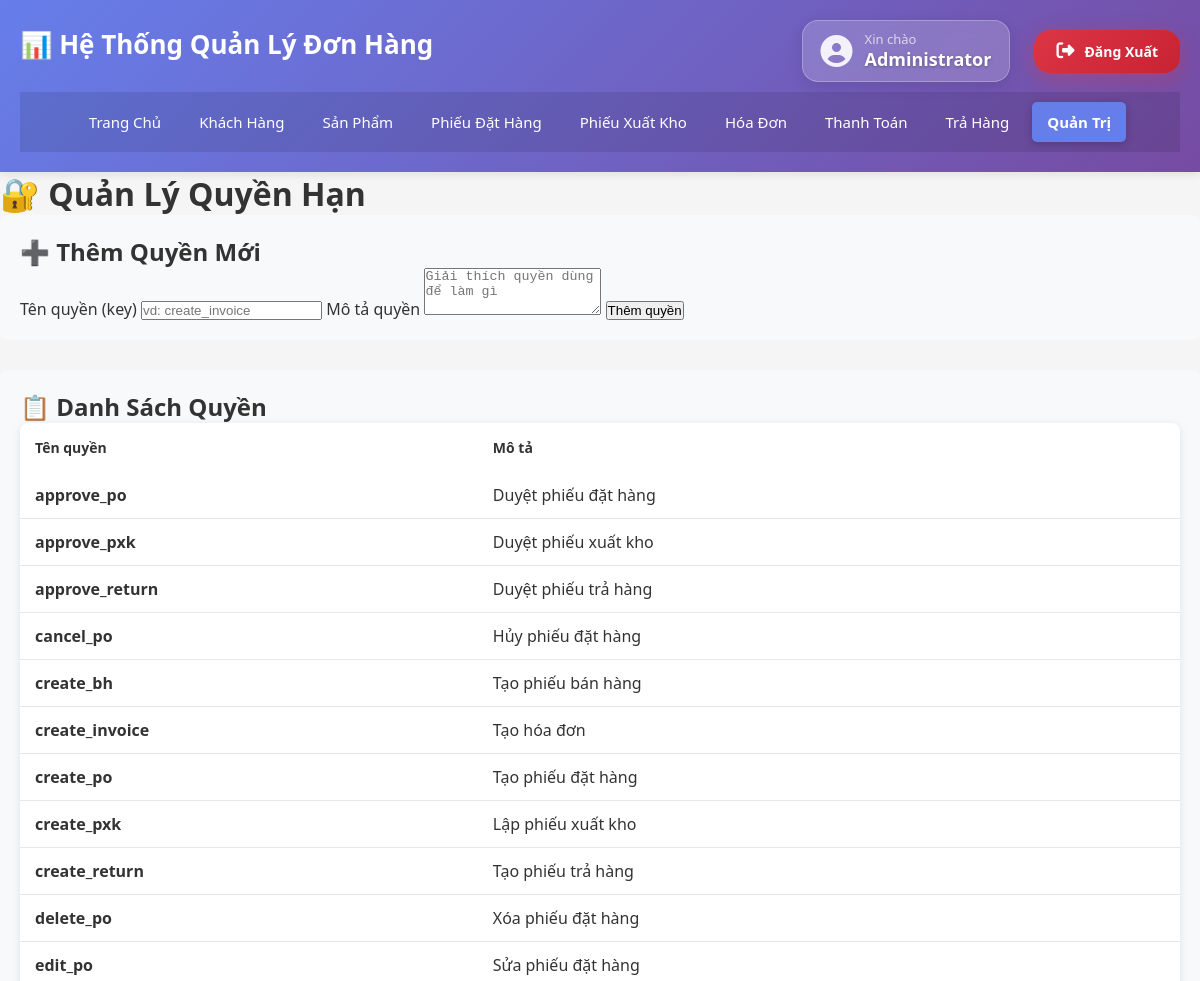
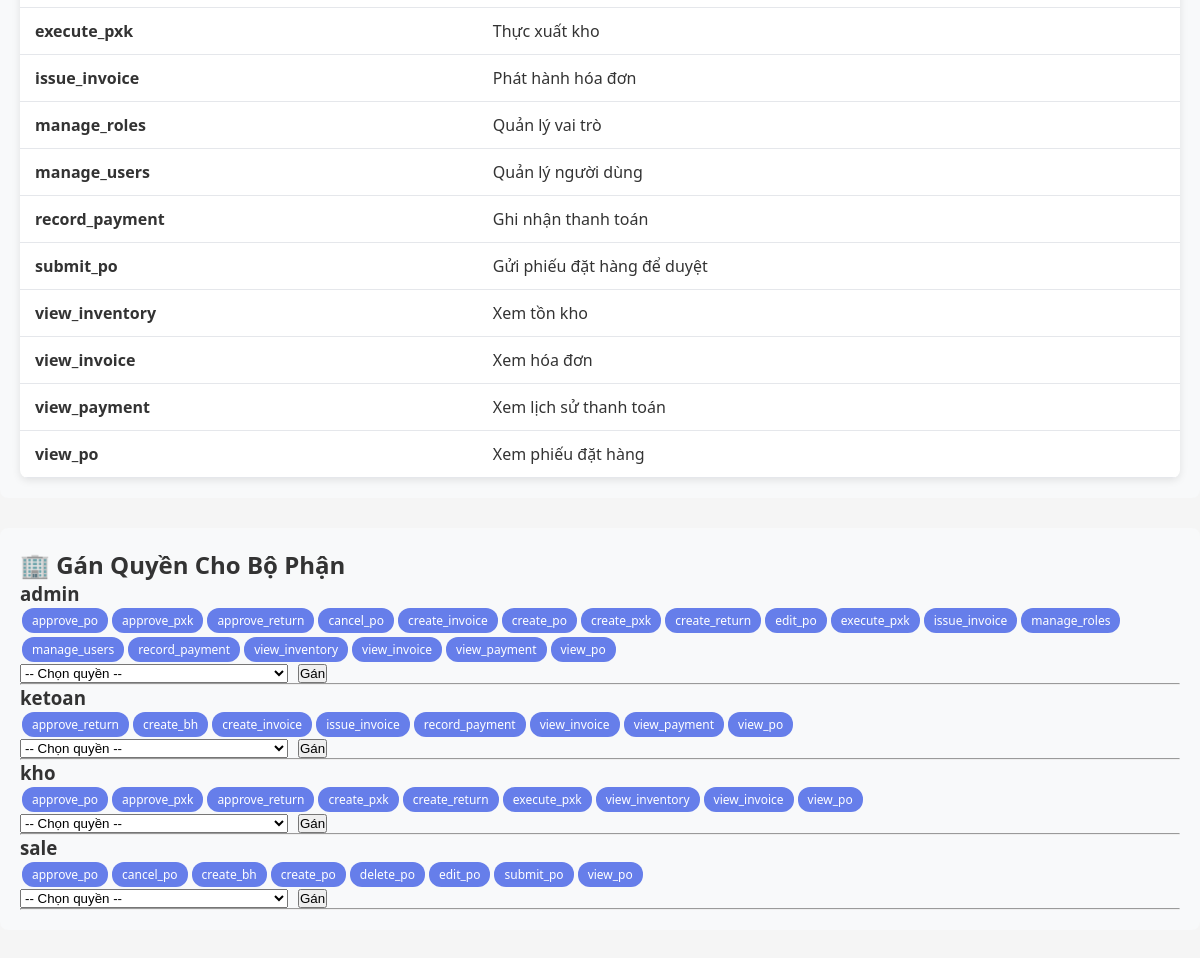
Page /admin/permissions.php (signed in) on the earlier database version (2 pictures, top to bottom).
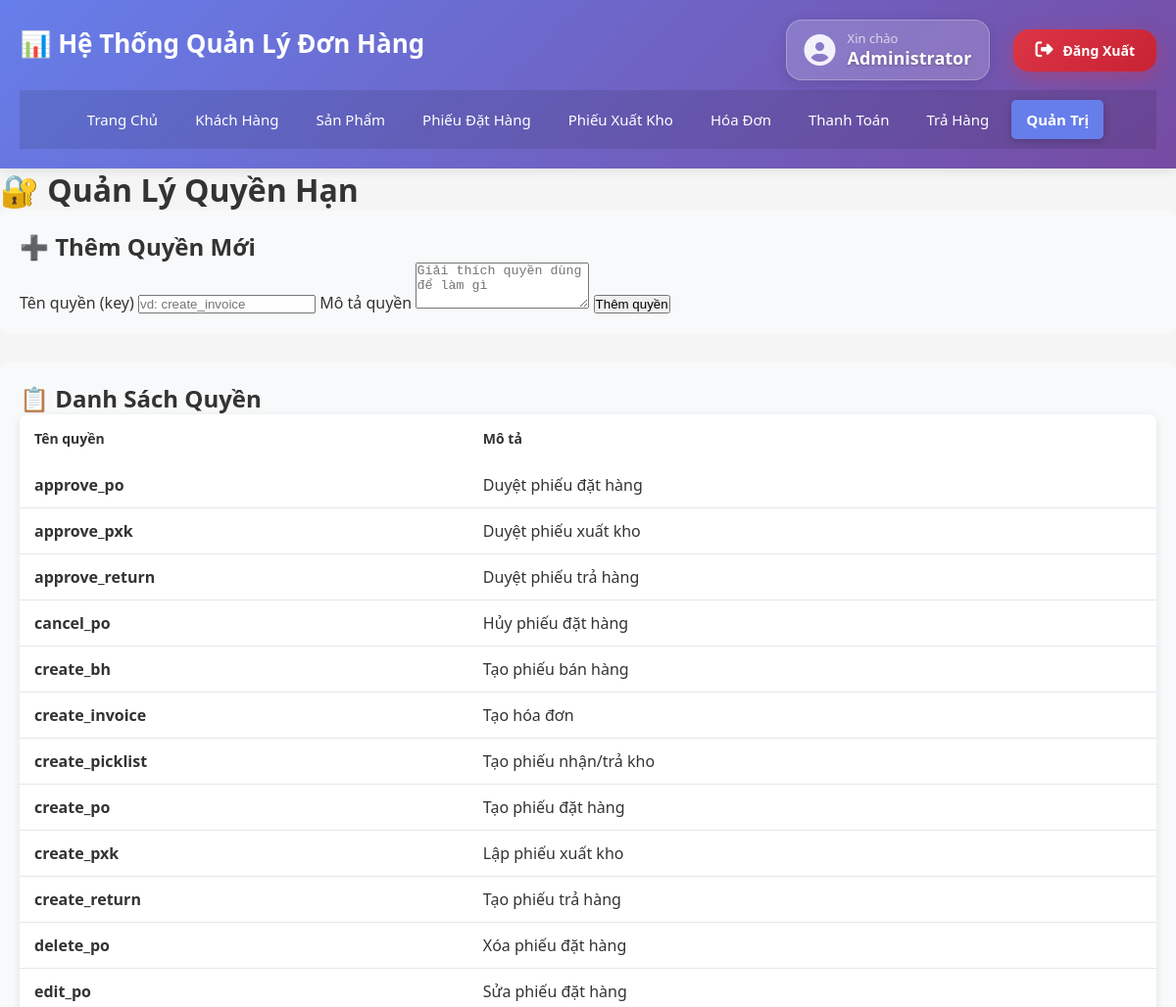
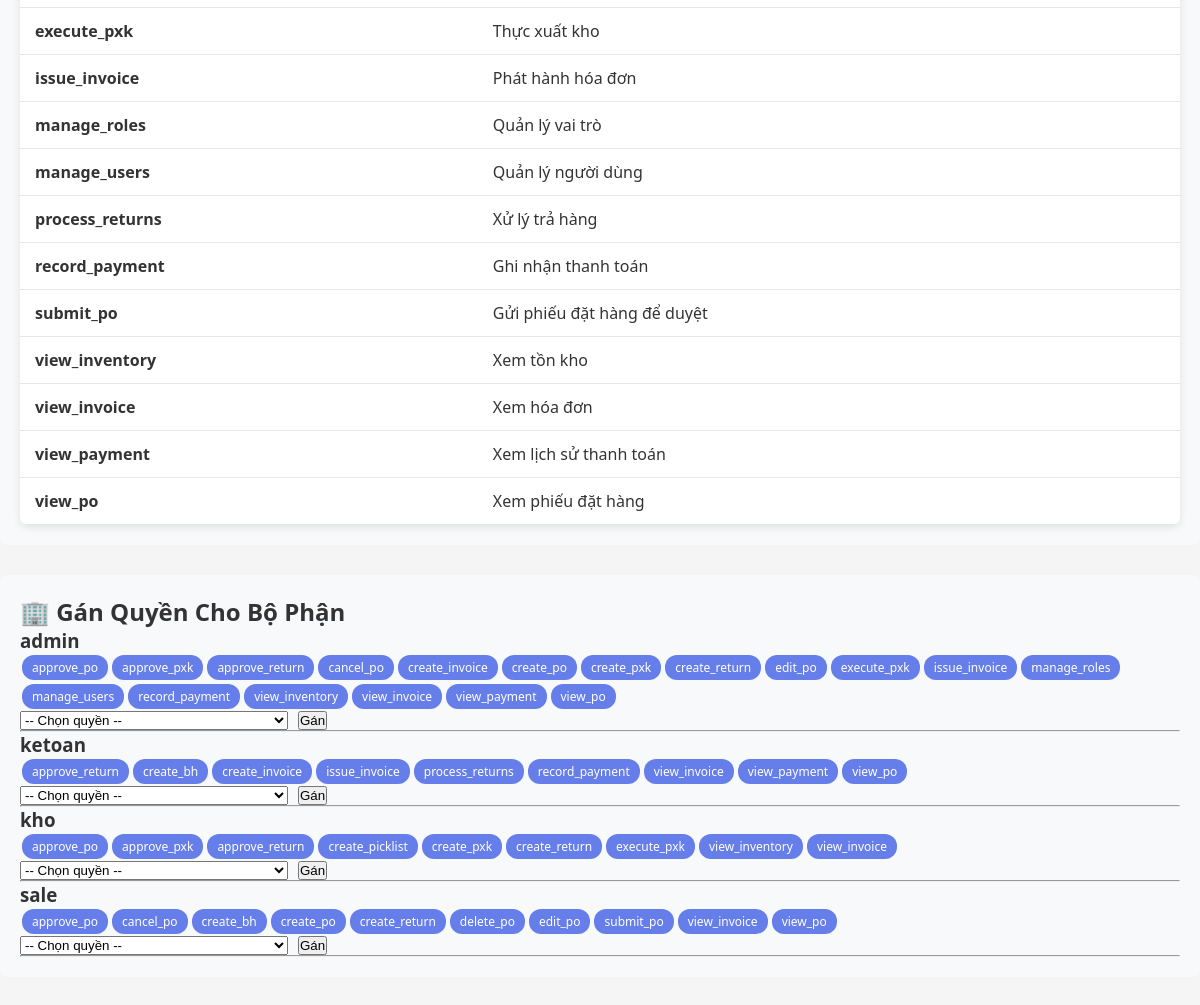
Same page on the later database version (2 pictures, top to bottom).
### tables this page shows
CREATE TABLE `permissions` (
  `id` int(11) NOT NULL,
  `name` varchar(100) NOT NULL,
  `description` varchar(255) DEFAULT NULL
);

CREATE TABLE `roles` (
  `id` int(11) NOT NULL,
  `name` varchar(50) NOT NULL,
  `description` varchar(255) DEFAULT NULL
);

### admin/permissions.php (the view, shortened to what this page needs)
<?php
include '../config.php';
$roles = $conn->query("SELECT * FROM roles ORDER BY name");
$permissions = $conn->query("SELECT * FROM permissions ORDER BY name");
$role_permissions = [];
$rs = $conn->query(
    "SELECT rp.role_id, p.name
     FROM role_permissions rp
     JOIN permissions p ON rp.permission_id = p.id"
);
while ($r = $rs->fetch_assoc()) {
    $role_permissions[$r['role_id']][] = $r['name'];
}
?>
<!DOCTYPE html>
<html lang="vi">
<head>
<link rel="stylesheet" href="../css/style.css">
</head>
<body>
<div class="container">
<?php include '../header.php'; ?>
<h1>🔐 Quản Lý Quyền Hạn</h1>
<div class="box">
<h2>➕ Thêm Quyền Mới</h2>
<form method="POST">
    <label>Tên quyền (key)</label>
    <input type="text" name="name" required placeholder="vd: create_invoice">
    <label>Mô tả quyền</label>
    <textarea name="description" rows="3"
        placeholder="Giải thích quyền dùng để làm gì"></textarea>
    <button name="add_permission">Thêm quyền</button>
</form>
</div>
<div class="box">
<h2>📋 Danh Sách Quyền</h2>
<table class="table">
<tr>
    <th>Tên quyền</th>
    <th>Mô tả</th>
</tr>
<?php
$permissions->data_seek(0);
while ($p = $permissions->fetch_assoc()):
?>
<tr>
    <td><b><?= $p['name'] ?></b></td>
    <td><?= $p['description'] ?: '-' ?></td>
</tr>
<?php endwhile; ?>
</table>
</div>
<div class="box">
<h2>🏢 Gán Quyền Cho Bộ Phận</h2>
<?php while ($role = $roles->fetch_assoc()): ?>
<h3><?= $role['name'] ?></h3>
<p>
<?php
if (!empty($role_permissions[$role['id']])) {
    foreach ($role_permissions[$role['id']] as $perm) {
        echo "<span class='badge'>$perm</span>";
    }
} else {
    echo "<i>Chưa có quyền</i>";
}
?>
</p>
<form method="POST" style="display:flex;gap:10px;max-width:400px">
    <select name="permission_id" required>
        <option value="">-- Chọn quyền --</option>
    </select>
    <button name="assign_permission">Gán</button>
</form>
<hr>
<?php endwhile; ?>
</div>
</div>
</body>
</html>

Differences in the rows shown:
added permissions: name "create_picklist", description "Tạo phiếu nhận/trả kho"
added permissions: name "process_returns", description "Xử lý trả hàng"
Other differences:
new list line: "process_returns"
new list line: "create_picklist"
new list line: "create_return"
new list line: "view_invoice"
list line gone: "view_po"
